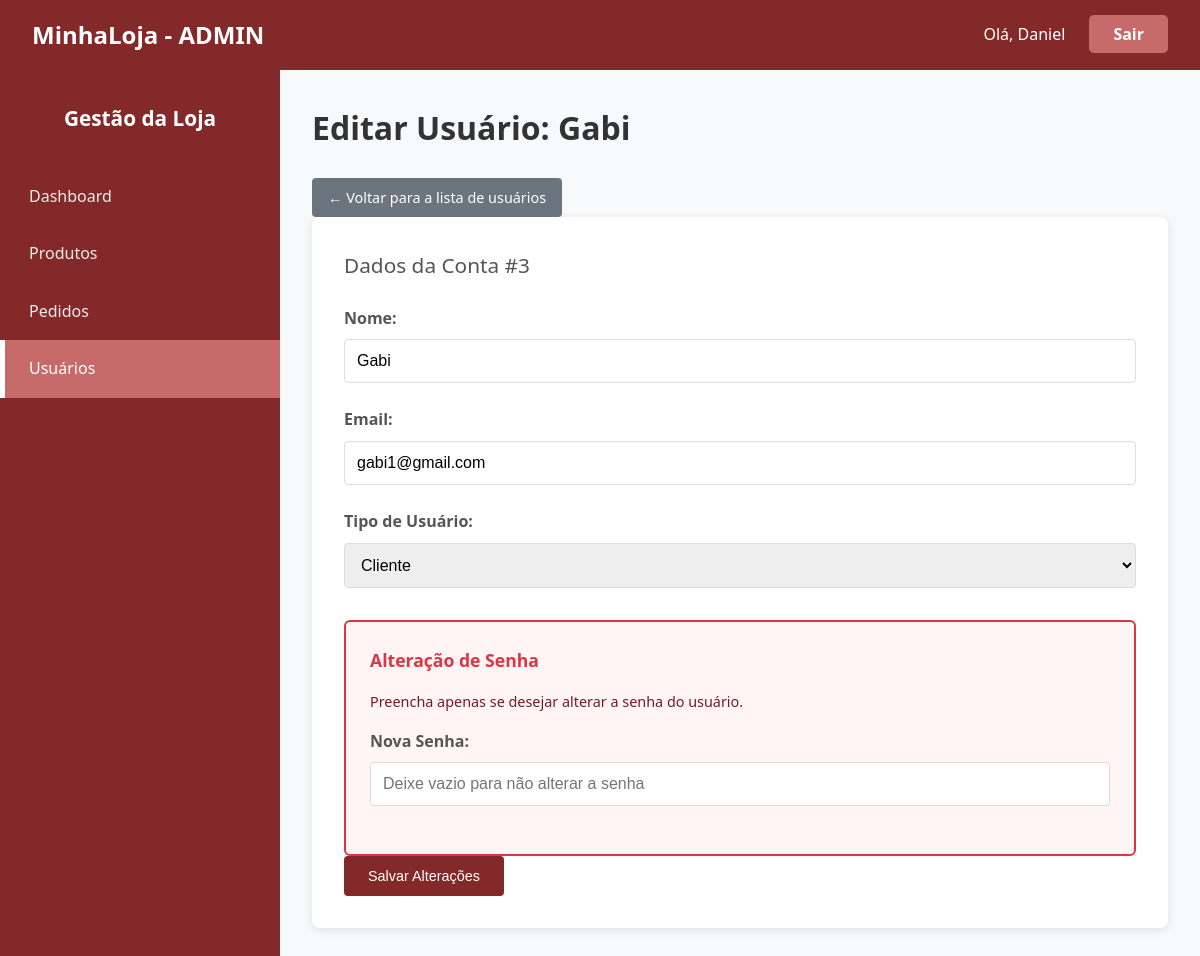
Screenshot of /admin_editar_usuario.php?id=3 (signed in) with the database file from the repository.
### tables this page shows
CREATE TABLE `usuarios` (
  `id` int(11) NOT NULL,
  `nome` varchar(255) NOT NULL,
  `email` varchar(255) NOT NULL,
  `senha` varchar(255) NOT NULL,
  `tipo` enum('cliente','admin') NOT NULL DEFAULT 'cliente',
  `data_criacao` timestamp NOT NULL DEFAULT current_timestamp()
);

### admin_editar_usuario.php (the view, shortened to what this page needs)
<?php
require_once 'config.php';
$usuario_a_editar = null;
$id_usuario = $_GET['id'] ?? null;
if (is_numeric($id_usuario)) {
    $id_usuario = intval($id_usuario);
    $sql_select = "SELECT id, nome, email, tipo FROM usuarios WHERE id = ?";
    $stmt_select = $conn->prepare($sql_select);
    if ($stmt_select) {
        $stmt_select->bind_param("i", $id_usuario);
        $stmt_select->execute();
        $resultado = $stmt_select->get_result();
        if ($resultado->num_rows === 1) {
            $usuario_a_editar = $resultado->fetch_assoc();
        } else {
            $mensagem_status = "<p class='error'>Usuário não encontrado.</p>";
        }
    } else {
        $mensagem_status = "<p class='error'>Erro ao preparar a busca: {$conn->error}</p>";
    }
}
?>
<!DOCTYPE html>
<html lang="pt-br">
<head>
</head>
<body>
<header class="navbar">
    <div class="container">
        <h1 class="logo">MinhaLoja - ADMIN</h1>
        <nav>
            <ul>
                <li>Olá, <?php echo htmlspecialchars($_SESSION['usuario_nome'] ?? 'Admin'); ?></li>
                <li><a href="logout.php" class="logout-btn">Sair</a></li>
            </ul>
        </nav>
    </div>
</header>
<div class="admin-layout">
    <aside class="admin-sidebar">
        <h3>Gestão da Loja</h3>
        <ul>
            <li><a href="admin_dashboard.php">Dashboard</a></li>
            <li><a href="admin_produtos.php">Produtos</a></li>
            <li><a href="admin_pedidos.php">Pedidos</a></li>
            <li class="active"><a href="admin_usuarios.php">Usuários</a></li>
        </ul>
    </aside>
    <main class="admin-content">
        <h1>Editar Usuário: <?php echo htmlspecialchars($usuario_a_editar['nome']); ?></h1>
        <a href="admin_usuarios.php" class="btn btn-secondary">← Voltar para a lista de usuários</a>
        <div class="form-container">
            <h3>Dados da Conta #<?php echo $usuario_a_editar['id']; ?></h3>
            <form action="admin_editar_usuario.php?id=<?php echo $usuario_a_editar['id']; ?>" method="POST">
                <div class="form-group">
                    <label>Nome:</label>
                    <input type="text" name="nome" value="<?php echo htmlspecialchars($usuario_a_editar['nome']); ?>" required>
                </div>
                <div class="form-group">
                    <label>Email:</label>
                    <input type="email" name="email" value="<?php echo htmlspecialchars($usuario_a_editar['email']); ?>" required>
                </div>
                <div class="form-group">
                    <label>Tipo de Usuário:</label>
                    <select name="tipo" required>
                        <option value="cliente" <?php echo $usuario_a_editar['tipo'] == 'cliente' ? 'selected' : ''; ?>>Cliente</option>
                    </select>
                </div>
                <div class="danger-zone">
                    <h4>Alteração de Senha</h4>
                    <p>Preencha apenas se desejar alterar a senha do usuário.</p>
                    <div class="form-group">
                        <label>Nova Senha:</label>
                        <input type="password" name="nova_senha" placeholder="Deixe vazio para não alterar a senha">
                    </div>
                </div>
                <button type="submit" class="btn btn-primary">Salvar Alterações</button>
            </form>
        </div>
    </main>
</div>
</body>
</html>

### admin_editar_usuario.php (style rules this page uses)
* { margin: 0; padding: 0; box-sizing: border-box; }
body { font-family: 'Segoe UI', Tahoma, Geneva, Verdana, sans-serif; background-color: #f8f9fa; color: #333; line-height: 1.6; }
.navbar { background-color: rgb(131, 41, 41); color: white; padding: 1rem 0; box-shadow: 0 2px 4px rgba(0,0,0,0.1); }
.navbar .container { display: flex; justify-content: space-between; align-items: center; max-width: 1200px; margin: 0 auto; padding: 0 2rem; }
.logo { color: white; font-size: 1.5rem; font-weight: bold; margin: 0; }
.navbar ul { list-style: none; display: flex; gap: 1.5rem; align-items: center; }
.navbar li { color: white; font-weight: 500; }
.logout-btn { background-color: rgba(199, 106, 106, 1); color: white; padding: 0.5rem 1.5rem; border-radius: 5px; text-decoration: none; font-weight: bold; transition: background-color 0.3s ease; }
.admin-layout { display: flex; min-height: calc(100vh - 80px); max-width: 1200px; }
.admin-sidebar { width: 280px; background-color: rgb(131, 41, 41); color: white; padding: 2rem 0; }
.admin-sidebar h3 { text-align: center; margin-bottom: 2rem; color: white; font-size: 1.3rem; padding: 0 1.5rem; }
.admin-sidebar ul { list-style: none; padding: 0; margin: 0; }
.admin-sidebar li a { display: block; padding: 1rem 1.5rem; color: rgba(255, 255, 255, 0.9); text-decoration: none; border-left: 5px solid transparent; transition: all 0.3s ease; font-weight: 500; }
.admin-sidebar li:hover a, .admin-sidebar li.active a { background-color: rgba(199, 106, 106, 1); border-left-color: white; color: white; }
.admin-content { flex-grow: 1; padding: 2rem; background-color: #f8f9fa; }
.admin-content h1 { color: #333; margin-bottom: 1.5rem; font-size: 2rem; font-weight: 600; }
.admin-content h3 { color: #555; margin-bottom: 1.5rem; font-size: 1.3rem; font-weight: 500; }
.form-container { background-color: #fff; padding: 2rem; border-radius: 8px; box-shadow: 0 2px 10px rgba(0,0,0,0.1); margin-bottom: 2rem; }
.form-group { margin-bottom: 1.5rem; }
.form-group label { display: block; margin-bottom: 0.5rem; font-weight: 600; color: #555; }
.form-group input, .form-group select { width: 100%; padding: 0.75rem; border: 1px solid #ddd; border-radius: 4px; font-size: 1rem; transition: border-color 0.3s ease; }
.btn { padding: 0.75rem 1.5rem; border-radius: 4px; text-decoration: none; font-size: 0.9rem; font-weight: 500; transition: all 0.3s ease; border: none; cursor: pointer; display: inline-block; text-align: center; }
.btn-primary { background-color: rgb(131, 41, 41); color: white; }
.btn-secondary { background-color: #6c757d; color: white; text-decoration: none; padding: 0.5rem 1rem; }
.danger-zone { border: 2px solid #dc3545; padding: 1.5rem; border-radius: 6px; margin-top: 2rem; background-color: #fff5f5; }
.danger-zone h4 { color: #dc3545; margin-bottom: 1rem; font-size: 1.1rem; }
.danger-zone p { color: #721c24; margin-bottom: 1rem; font-size: 0.9rem; }

### rows the page displays
usuarios: nome "Gabi", id "3", email "gabi1@gmail.com", tipo "Cliente"

### other values shown
$_SESSION['usuario_nome'] "Daniel"
